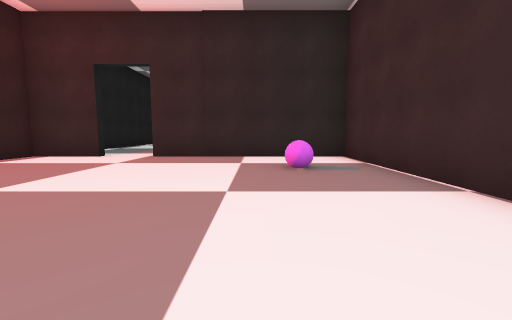
[1] (above)

18 first-person views from a walk through a Unity game level. The camera is 1.2 m above the floor, tilts 6° down and sees 90° across. The floor is counted in squares, 2 m on a side. Each view is taken from the middle of a square. On the plan, view 1 faces up. The plan holds only what a view shows up to about 9 squares ahead; the rest is blank. The place goes on beyond the plan. The player character is not drawn.

[2]
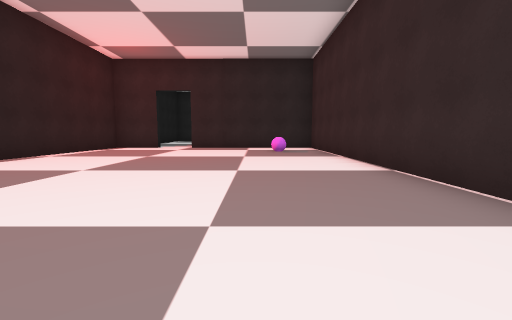

[3]
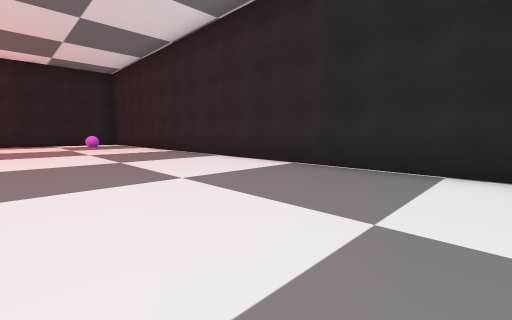

[4]
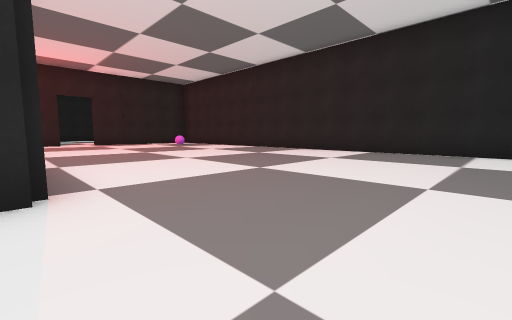

[5]
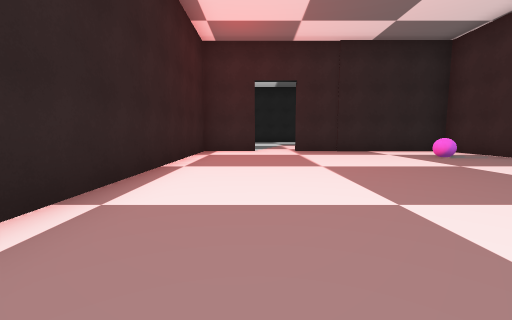

[6]
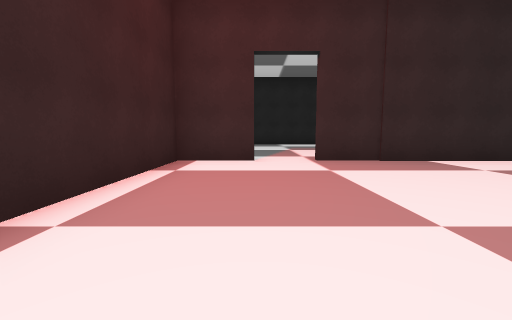

[7]
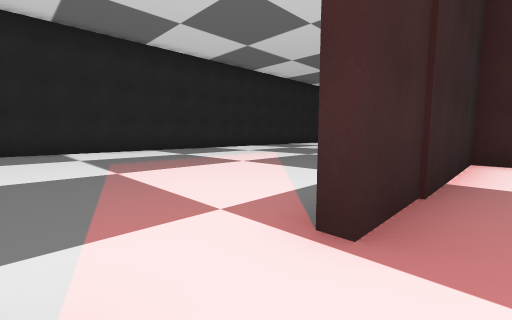

[8]
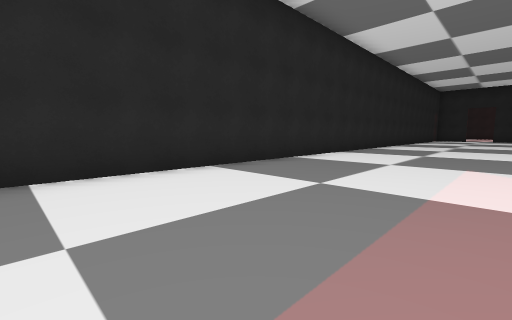

[9]
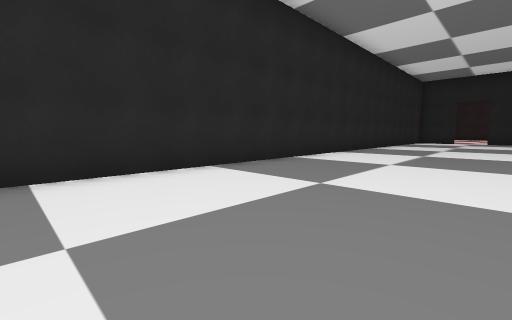

[10]
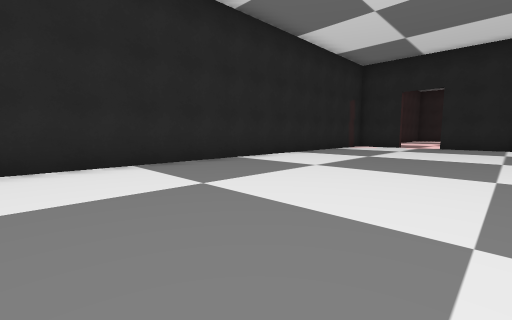

[11]
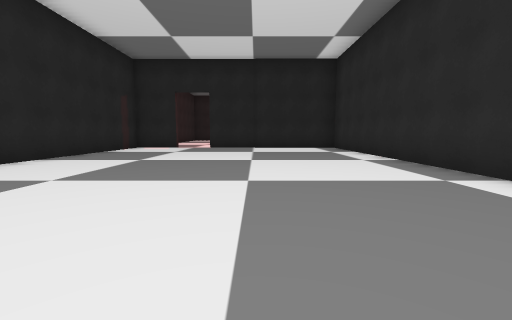

[12]
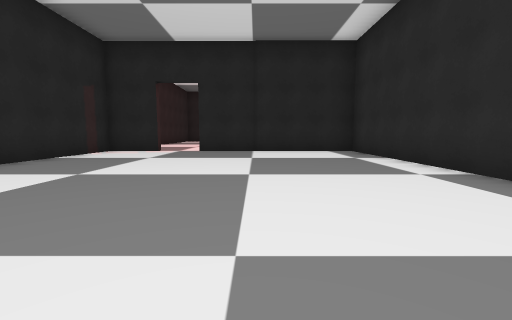

[13]
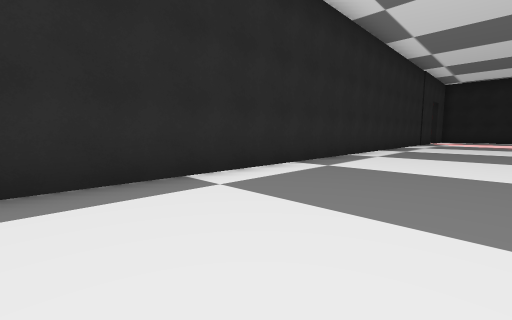

[14]
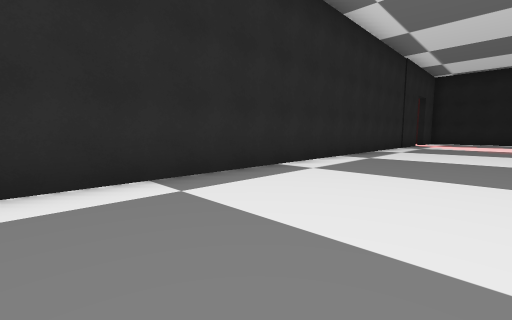

[15]
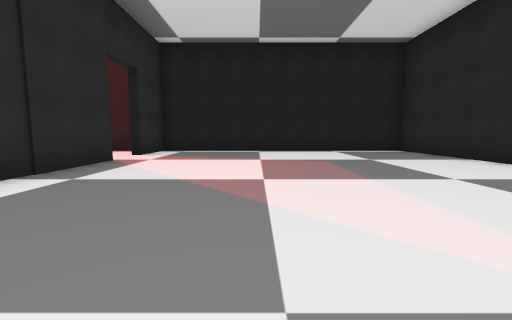

[16]
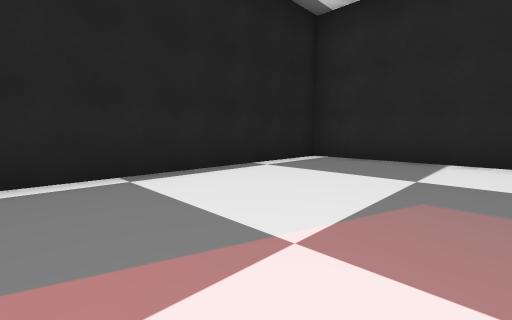

[17]
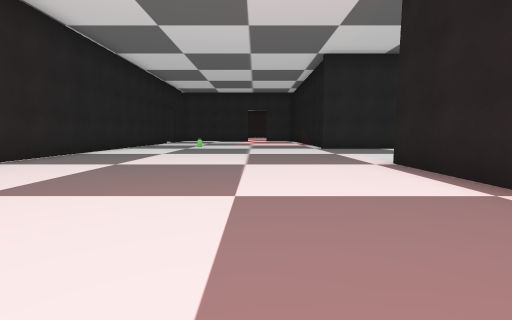

[18]
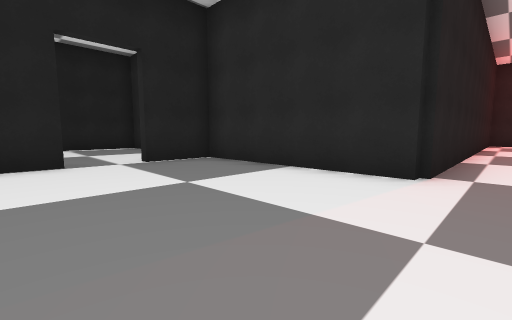

### Floor plan
Points are (right, up) in squares from view 1. A wall is a line through its corners. A room is listed if a view was taken in it or the views show most of it. See-through windows are left out.
Room 1 (views 1, 2, 3, 4, 5, 6, 7, 17, 18)
walls: (-10.4, -8.1) (-10.4, -9.1); (2.3, -9.1) (2.3, 6.6) (-2.8, 6.6); (-4, 6.6) (-5.7, 6.6) (-5.7, -5.3) (-10.4, -5.3) (-10.4, -6.9); (-15.7, -6.9) (-15.7, -7.5)
ways out: opening at (-3.5, 7) to room 2
objects: ball (1, 4)
Room 2 (views 8, 9, 10, 11, 12, 13, 14, 15, 16)
walls: (1.4, 6.8) (19.6, 6.8) (19.6, 12); (-2.8, 6.8) (-0.1, 6.8); (19.6, 13.2) (19.6, 14.9) (-5.7, 14.9) (-5.7, 6.8) (-4, 6.8)
ways out: opening at (-3.5, 7) to room 1; opening at (20, 12.5)

Positions as (right, up) in squares from view 1, and headings:
1: (0, 0), facing up
2: (0, -4), facing up
3: (-2, -8), facing up-right
4: (-6, -8), facing up-right
5: (-4, -2), facing up
6: (-4, 1), facing up
7: (-4, 6), facing up-right
8: (-3, 11), facing up-right
9: (2, 11), facing up-right
10: (8, 10), facing up-right
11: (9, 10), facing right
12: (11, 10), facing right
13: (14, 10), facing down-left
14: (11, 10), facing down-left
15: (3, 10), facing left
16: (-2, 9), facing up-left
17: (-3, 0), facing down
18: (-5, -9), facing up-left
